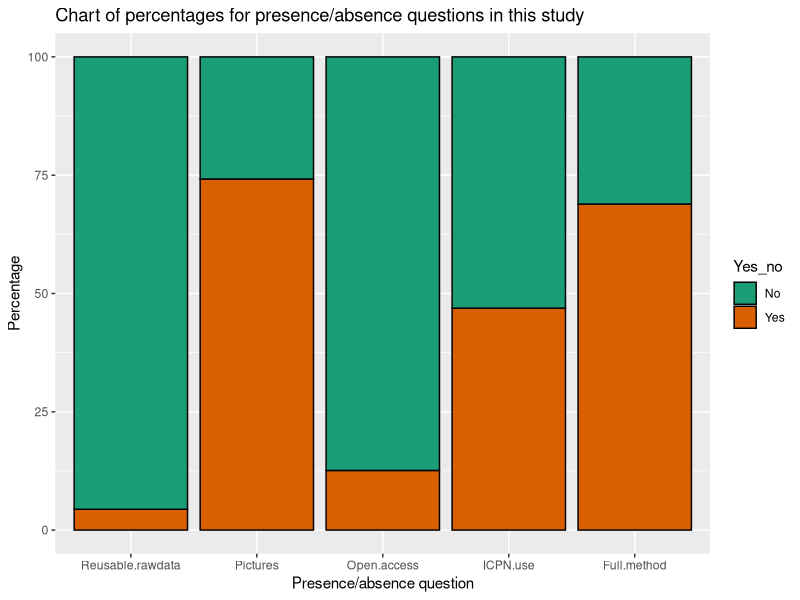

The R source for this figure:
## ---- chunk 1
knitr::opts_chunk$set(echo = TRUE)
## ---- chunk 2

  
## ---- chunk 3
#create lists of data
metadata_list <- c("Reuseable.rawdata", "Pictures", "Open.access", "ICPN.use", "Full.method")
Yes_list <- c(4.4, 74.2, 12.6, 46.9, 68.9)
No_list <- c(95.6, 25.8, 87.4, 53.1, 31.1)

#install and open ggplot2
library(ggplot2)

#remake vectors in accordance with ggplot2 input formatting
metadata <- c(rep("Reusable.rawdata", 2), rep("Pictures", 2), rep("Open.access", 2), rep("ICPN.use", 2), rep("Full.method", 2))
Yes_no <- rep(c("Yes","No"), 5)
Percentage <- c(c(4.4,95.6), c(74.2, 25.8), c(12.6,87.4), c(46.9,53.1), c(68.9,31.1))

print(metadata)
print(Yes_no)
print(Percentage)

#create data frame combining vectors
metadata_table <- data.frame(metadata, Yes_no, Percentage)

#plot stacked bar chart 
ggplot(metadata_table, aes(fill=Yes_no, x=(metadata), y=Percentage)) +
  geom_bar(position="stack", stat = "identity", color="black") + 
  ggtitle("Chart of percentages for presence/absence questions in this study") + ylab("Percentage") + xlab("Presence/absence question")+
  scale_x_discrete(limits = c("Reusable.rawdata", "Pictures", "Open.access", "ICPN.use", "Full.method"))+
  scale_fill_brewer(palette = "Dark2")


